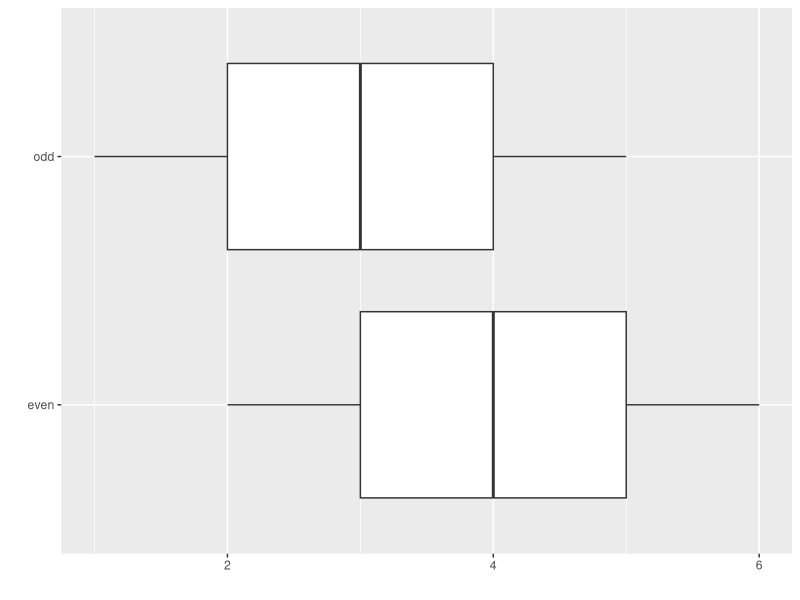
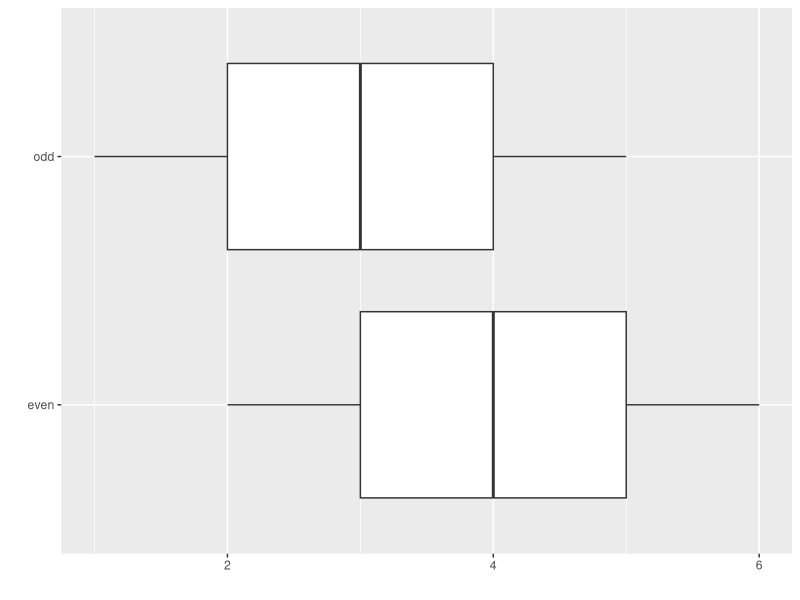
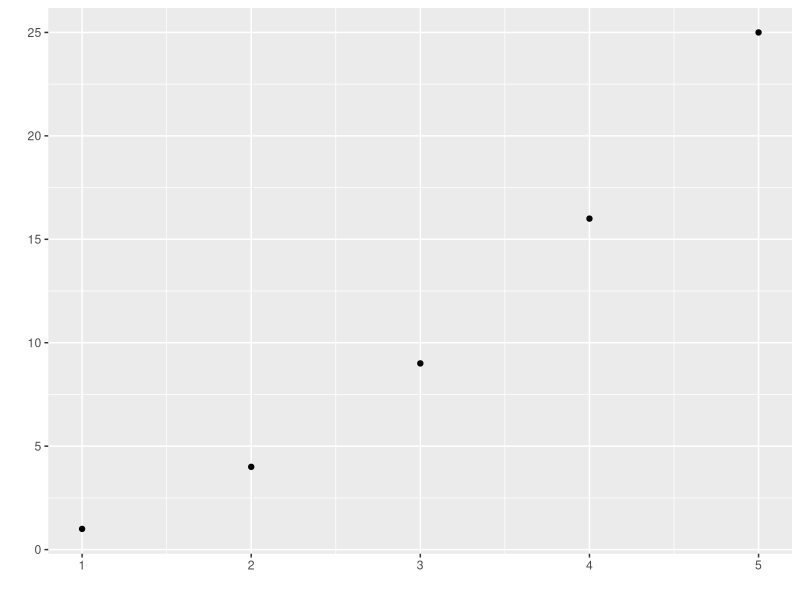
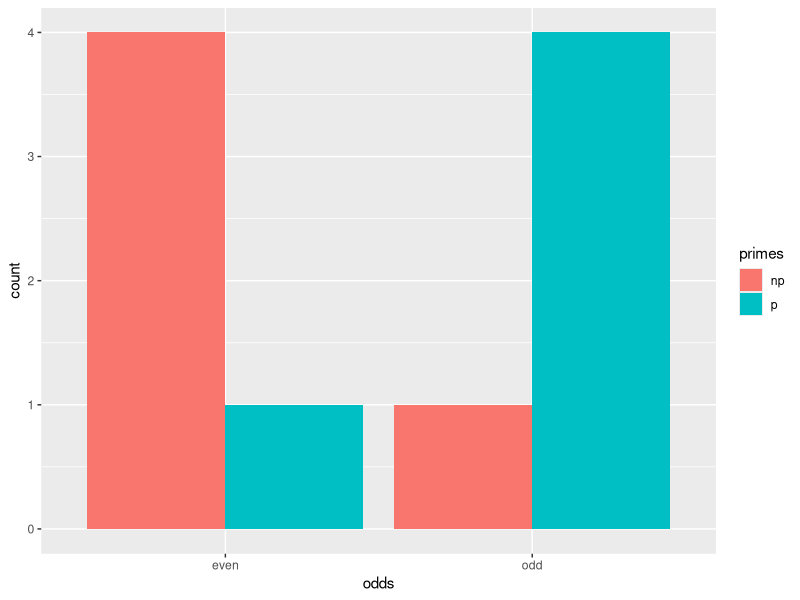

Source code (R) for these figures, in order:
## ---- chunk 1
knitr::opts_chunk$set(message = FALSE)
## ---- chunk 2
age <- function(x)
{
  y = 2022 - x
  print(paste0('You are ', y, ' age'))
}
age(2001)
## ---- chunk 3
num <- function(x)
{
  if(x %% 2 == 0)
  {
    print('You input an even number!') 
  }
  else
  {
    print('You input an odd number!')
  }
}
num(4)
## ---- chunk 4
removena <- function(x)
{
  if(anyNA(x) == TRUE)
  {
    x=x[!is.na(x)]
    return(x)
  }
  else
  {
    return(x)
  }
}

a <- c(1,2,NA,4,5,NA,7)

removena(a)
## ---- chunk 5
meanmode <- function(x)
{
  if(is.numeric(x))
  {
    mean_x <- mean(x, na.rm=TRUE)
    library(tidyr)
    x <- replace_na(x, mean_x)
    return(x)
  }
  else
  {
    mode_x <- names(sort(-table(x)))[1]
    x <- replace_na(x, mode_x)
    return(x)
  }
}

meanmode(a)
## ---- chunk 6
b <- c("a","a","a",NA,"b",NA)

meanmode(b)
## ---- chunk 7
library(tidyverse)
bplot <- function(z)
{
  if(is.numeric(z[[1]])&&!is.numeric(z[[2]]))
  {
    z %>% ggplot(aes(x = z[[1]], y = z[[2]]))+
      geom_boxplot()+labs(x='',y='')
  }
  else if(is.numeric(z[[2]])&&!is.numeric(z[[1]]))
  {
    z %>% ggplot(aes(x = z[[2]], y = z[[1]]))+
      geom_boxplot()+labs(x='',y='')
  }
  else
  {
    print('This function cannot visualize your data')
  }
}

x <- c(1,2,3,4,5,6)
y <- c('odd','even','odd','even','odd','even')
z <- data.frame(x,y)

bplot(z)
## ---- chunk 8
z <- data.frame(y,x)

bplot(z)
## ---- chunk 9
bplot2 <- function(z)
{
  if(is.numeric(z[[1]])&&!is.numeric(z[[2]]))
  {
    z %>% ggplot(aes(x = z[[1]], y = z[[2]]))+
      geom_boxplot()+labs(x='',y='')
  }
  else if(is.numeric(z[[2]])&&!is.numeric(z[[1]]))
  {
    z %>% ggplot(aes(x = z[[2]], y = z[[1]]))+
      geom_boxplot()+labs(x='',y='')
  }
  else if(is.numeric(z[[1]])&&is.numeric(z[[2]]))
  {
    z %>% ggplot(aes(x = z[[1]], y = z[[2]]))+
      geom_point()+labs(x='',y='')
  }
  else if(!is.numeric(z[[1]])&&!is.numeric(z[[2]]))
  {
     z %>% ggplot(aes(x = z[[1]], fill = z[[2]]))+
      geom_bar(position = 'dodge')+
      labs(x = names(z)[1], fill = names(z)[2])
  }
  else
  {
    print('This function cannot visualize your data')
  }
}

z1 <- data.frame(c(1,2,3,4,5),c(1,4,9,16,25))
bplot2(z1)
## ---- chunk 10
odds <- c('odd','even','odd','even','odd','even','odd','even','odd','even')
primes <- c('p','p','p','np','p','np','p','np','np','np')
z2 <- data.frame(odds, primes)
bplot2(z2)
